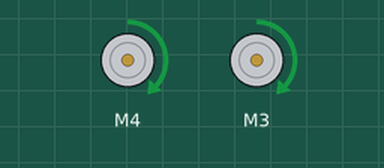
Simulated run of this sketch. Board: Arduino Uno, built with avr-gcc and run on an emulated ATmega328P. Parts: 2 × DC motor (green arrow = forward, orange = backward, longer = faster).

Above: at 0.1 s.
Timing chart, 0 to 1.6 s (numbered marks = the images above):
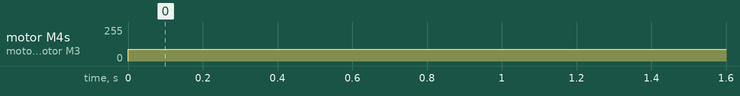

The sketch:

Run_Motors.ino
```cpp
#include <AFMotor.h>

AF_DCMotor L(4);
AF_DCMotor R(3);

void setup(){}
void loop(){
      L.run(FORWARD);
      L.setSpeed(600);
      R.run(FORWARD);
      R.setSpeed(600);

}
```

Measured:
- by itself, motor M4, motor M3: stopped → forward 88/255 at 0.00 s
